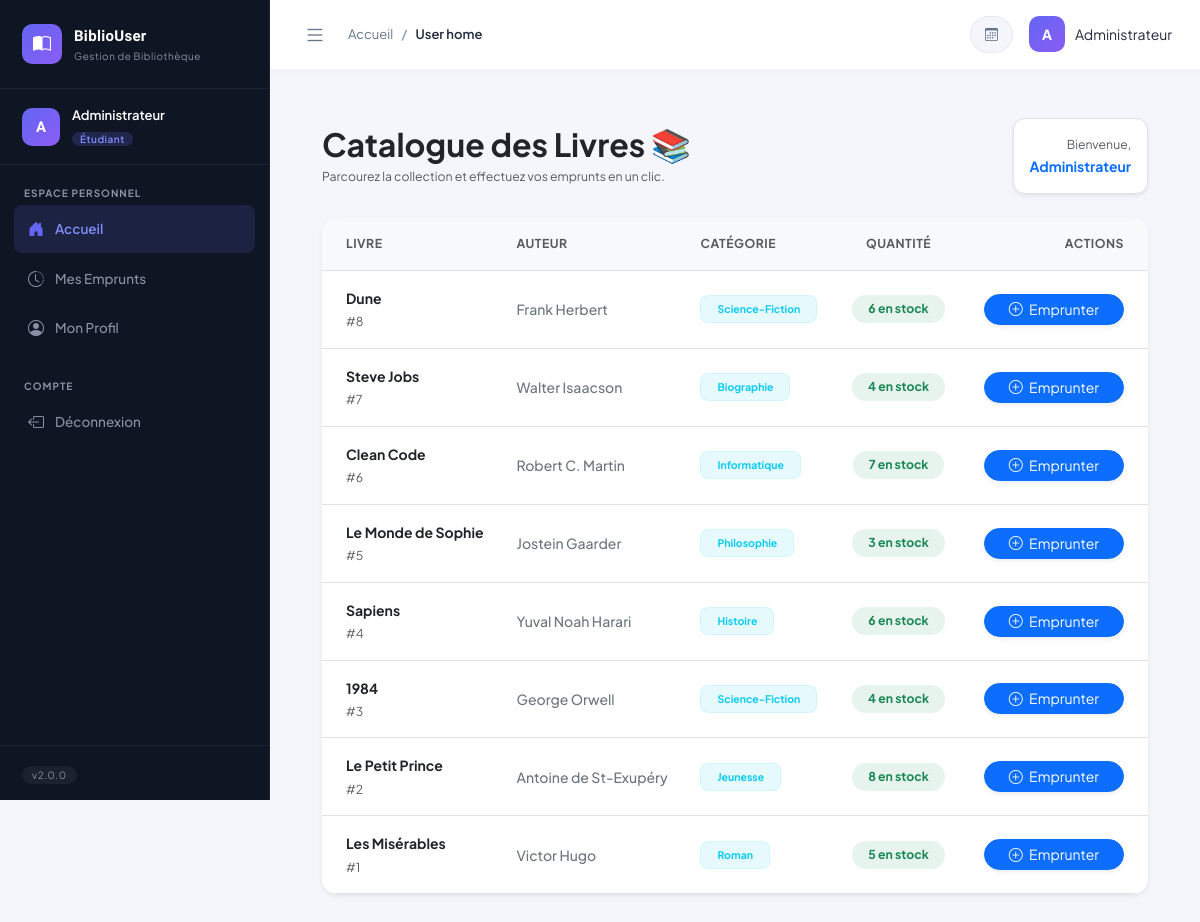
The app's page /index.php?page=user-home (signed in) with its own data.
### tables this page shows
CREATE TABLE IF NOT EXISTS livres (
    id               INT UNSIGNED AUTO_INCREMENT PRIMARY KEY,
    titre            VARCHAR(255)   NOT NULL,
    auteur           VARCHAR(150)   NOT NULL,
    categorie_id     INT UNSIGNED   NOT NULL,
    isbn             VARCHAR(20)    DEFAULT NULL,
    description      TEXT           DEFAULT NULL,
    quantite         INT UNSIGNED   NOT NULL DEFAULT 1,
    image            VARCHAR(255)   DEFAULT 'default.jpg',
    date_publication DATE           DEFAULT NULL,
    created_at       TIMESTAMP      DEFAULT CURRENT_TIMESTAMP,
    CONSTRAINT fk_categorie
        FOREIGN KEY (categorie_id) REFERENCES categories(id)
        ON DELETE RESTRICT ON UPDATE CASCADE
);

CREATE TABLE IF NOT EXISTS categories (
    id          INT UNSIGNED AUTO_INCREMENT PRIMARY KEY,
    nom         VARCHAR(100) NOT NULL UNIQUE,
    created_at  TIMESTAMP DEFAULT CURRENT_TIMESTAMP
);

### config/database.php (called while the page is built, shortened)
<?php
class Database {
    private static $instance = null;
    private function __construct() {
        $db_name = "bibliotheque";
        $username = "root";
        $password = "";
        try {
            $this->pdo = new PDO("mysql:host=127.0.0.1;port=3307;dbname=$db_name;charset=utf8", $username, $password);
        } catch(PDOException $e) {
            die("Erreur de connexion : " . $e->getMessage());
        }
    }
    public static function getInstance() {
        if (self::$instance === null) {
            self::$instance = new self();
        }
        return self::$instance->pdo;
    }
}
?>

### controllers/AuthController.php (called while the page is built, shortened)
<?php
class AuthController
{
    public static function isLoggedIn(): bool
    {
        return !empty($_SESSION['logged_in']) && $_SESSION['logged_in'] === true;
    }
}

### controllers/BookController.php (called while the page is built, shortened)
<?php
require_once BASE_PATH . '/models/Book.php';
class BookController
{
    private Book     $bookModel;
    public function __construct()
    {
        $this->bookModel     = new Book();
    }
    public function userIndex(): array
    {
        $result = $this->bookModel->getAll(1, 100);
        $books = $result['data'] ?? [];
        return $books;
    }
    private function getImageUrl($image): string
    {
        if ($image === 'default.jpg' || empty($image)) {
            return BASE_URL . '/assets/images/default.jpg';
        }
        return BASE_URL . '/public/uploads/' . $image;
    }
}

### models/Book.php (called while the page is built, shortened)
<?php
require_once BASE_PATH . '/config/database.php';
class Book
{
    private PDO $db;
    public function __construct()
    {
        $this->db = Database::getInstance();
    }
    public function getAll(
        int    $page     = 1,
        int    $perPage  = 10,
        string $search   = '',
        int    $catId    = 0
    ): array {
        $offset = ($page - 1) * $perPage;
        $params = [];
        $where = 'WHERE 1=1';
        $countStmt = $this->db->prepare("SELECT COUNT(*) FROM livres l {$where}");
        $countStmt->execute($params);
        $total = (int) $countStmt->fetchColumn();
        $params[':limit']  = $perPage;
        $params[':offset'] = $offset;
        $stmt = $this->db->prepare(
            "SELECT l.*, c.nom AS categorie_nom
             FROM livres l
             LEFT JOIN categories c ON c.id = l.categorie_id
             {$where}
             ORDER BY l.id DESC
             LIMIT :limit OFFSET :offset"
        );
        foreach ($params as $key => $val) {
            if ($key === ':limit' || $key === ':offset') {
                $stmt->bindValue($key, $val, PDO::PARAM_INT);
            } else {
                $stmt->bindValue($key, $val);
            }
        }
        $stmt->execute();
        return [
            'data'       => $stmt->fetchAll(),
            'total'      => $total,
            'pages'      => (int) ceil($total / $perPage),
            'current'    => $page,
            'per_page'   => $perPage,
        ];
    }
}

### views/user/home.php (the view, shortened to what this page needs)
<div class="container-fluid py-4">
    <div class="d-flex justify-content-between align-items-center mb-4 px-3">
        <div>
            <h2 class="fw-bold text-dark mb-1">Catalogue des Livres 📚</h2>
            <p class="text-muted small mb-0">Parcourez la collection et effectuez vos emprunts en un clic.</p>
        </div>
        <div class="text-end bg-white p-3 rounded shadow-sm border" style="border-radius: 12px !important;">
            <span class="d-block text-muted small">Bienvenue,</span>
            <strong class="text-primary"><?= htmlspecialchars($_SESSION['user_nom'] ?? 'User') ?></strong>
        </div>
    </div>
    <div class="card shadow-sm border-0 mx-3" style="border-radius: 15px; overflow: hidden;">
        <div class="card-body p-0">
            <div class="table-responsive">
                <table class="table table-hover align-middle mb-0">
                    <thead class="bg-light">
                        <tr>
                            <th class="ps-4 py-3 text-uppercase text-muted small fw-bold" style="letter-spacing: 0.5px;">Livre</th>
                            <th class="py-3 text-uppercase text-muted small fw-bold" style="letter-spacing: 0.5px;">Auteur</th>
                            <th class="py-3 text-uppercase text-muted small fw-bold" style="letter-spacing: 0.5px;">Catégorie</th>
                            <th class="py-3 text-uppercase text-muted small fw-bold text-center" style="letter-spacing: 0.5px;">Quantité</th>
                            <th class="pe-4 py-3 text-uppercase text-muted small fw-bold text-end" style="letter-spacing: 0.5px;">Actions</th>
                        </tr>
                    </thead>
                    <tbody>
                        <?php if (!empty($books)): ?>
                            <?php foreach ($books as $book): ?>
                                <tr>
                                    <td class="ps-4 py-3">
                                        <div class="d-flex align-items-center">
                                            <div>
                                                <span class="fw-bold d-block text-dark"><?= htmlspecialchars($book['titre'] ?? 'Sans titre') ?></span>
                                                <span class="text-muted mb-0 small">#<?= $book['id'] ?? '0' ?></span>
                                            </div>
                                        </div>
                                    </td>
                                    <td class="py-3">
                                        <span class="text-secondary fw-medium"><?= htmlspecialchars($book['auteur'] ?? 'Inconnu') ?></span>
                                    </td>
                                    <td class="py-3">
                                        <span class="badge bg-info bg-opacity-10 text-info px-3 py-2 border border-info border-opacity-10" style="border-radius: 8px;">
                                            <?= htmlspecialchars($book['categorie_nom'] ?? 'Général') ?>
                                        </span>
                                    </td>
                                    <td class="py-3 text-center">
                                        <?php $qte = (int)($book['quantite'] ?? 0); ?>
                                        <?php if ($qte > 0): ?>
                                            <div class="d-inline-flex align-items-center bg-success bg-opacity-10 text-success px-3 py-1 rounded-pill">
                                                <span class="small fw-bold"><?= $qte ?> en stock</span>
                                            </div>
                                        <?php else: ?>
                                            <div class="d-inline-flex align-items-center bg-danger bg-opacity-10 text-danger px-3 py-1 rounded-pill">
                                                <span class="small fw-bold">Épuisé</span>
                                            </div>
                                        <?php endif; ?>
                                    </td>
                                    <td class="pe-4 py-3 text-end">
                                        <?php if ($qte > 0): ?>
                                            <button type="button" class="btn btn-primary btn-sm px-4 rounded-pill shadow-sm transition-all hover-lift"
                                                    onclick="ouvrirFormulaireEmprunt(<?= $book['id'] ?>, '<?= htmlspecialchars($book['titre'], ENT_QUOTES) ?>')">
                                                <i class="bi bi-plus-circle me-1"></i> Emprunter
                                            </button>
                                        <?php else: ?>
                                            <button class="btn btn-secondary btn-sm px-4 rounded-pill opacity-50 border-0" disabled>
                                                <i class="bi bi-x-circle me-1"></i> Plus de stock
                                            </button>
                                        <?php endif; ?>
                                    </td>
                                </tr>
                            <?php endforeach; ?>
                        <?php endif; ?>
                    </tbody>
                </table>
            </div>
        </div>
    </div>
</div>

### assets/css/style.css (style rules this page uses)
:root { --sidebar-width: 270px; --sidebar-bg: #0f1623; --sidebar-text: #8892a4; --sidebar-active-bg: rgba(99, 102, 241, 0.15); --sidebar-active-color: #818cf8; --sidebar-hover-bg: rgba(255, 255, 255, 0.04); --sidebar-border: rgba(255, 255, 255, 0.06); --topbar-height: 70px; --topbar-bg: #ffffff; --topbar-border: #f0f2f5; --body-bg: #f4f6fb; --card-bg: #ffffff; --card-border: rgba(0, 0, 0, 0.06); --card-shadow: 0 2px 12px rgba(0, 0, 0, 0.06); --card-shadow-hover: 0 8px 30px rgba(0, 0, 0, 0.1); --primary: #6366f1; --primary-light: rgba(99, 102, 241, 0.1); --primary-dark: #4f46e5; --emerald: #10b981; --violet: #8b5cf6; --amber: #f59e0b; --rose: #ef4444; --text-primary: #1e293b; --text-secondary: #64748b; --text-muted: #94a3b8; --border-radius: 14px; --border-radius-sm: 8px; --border-radius-lg: 20px; --transition: all 0.25s cubic-bezier(0.4, 0, 0.2, 1); }
*, *::before, *::after { box-sizing: border-box; margin: 0; padding: 0; }
html { scroll-behavior: smooth; }
body { font-family: 'Plus Jakarta Sans', system-ui, sans-serif; font-size: 14px; color: var(--text-primary); background: var(--body-bg); line-height: 1.6; }

### views/user/home.php (style rules this page uses)
.transition-all { transition: all 0.3s ease; }
.table thead th { border-top: none; background-color: #f8f9fa; }

### records on screen
livres: titre "Dune", id "8", auteur "Frank Herbert", categorie.nom "Science-Fiction", quantite "6"
livres: titre "Steve Jobs", id "7", auteur "Walter Isaacson", categorie.nom "Biographie", quantite "4"
livres: titre "Clean Code", id "6", auteur "Robert C. Martin", categorie.nom "Informatique", quantite "7"
livres: titre "Le Monde de Sophie", id "5", auteur "Jostein Gaarder", categorie.nom "Philosophie", quantite "3"
livres: titre "Sapiens", id "4", auteur "Yuval Noah Harari", categorie.nom "Histoire", quantite "6"
livres: titre "1984", id "3", auteur "George Orwell", categorie.nom "Science-Fiction", quantite "4"
livres: titre "Le Petit Prince", id "2", auteur "Antoine de St-Exupéry", categorie.nom "Jeunesse", quantite "8"
livres: titre "Les Misérables", id "1", auteur "Victor Hugo", categorie.nom "Roman", quantite "5"

### other values on screen
substr($_SESSION['user_nom'] ?? 'U', 0, 1) "A"
$_SESSION['user_nom'] "Administrateur"
str_replace(['-','_'], ' ', $currentPage) "User home"
